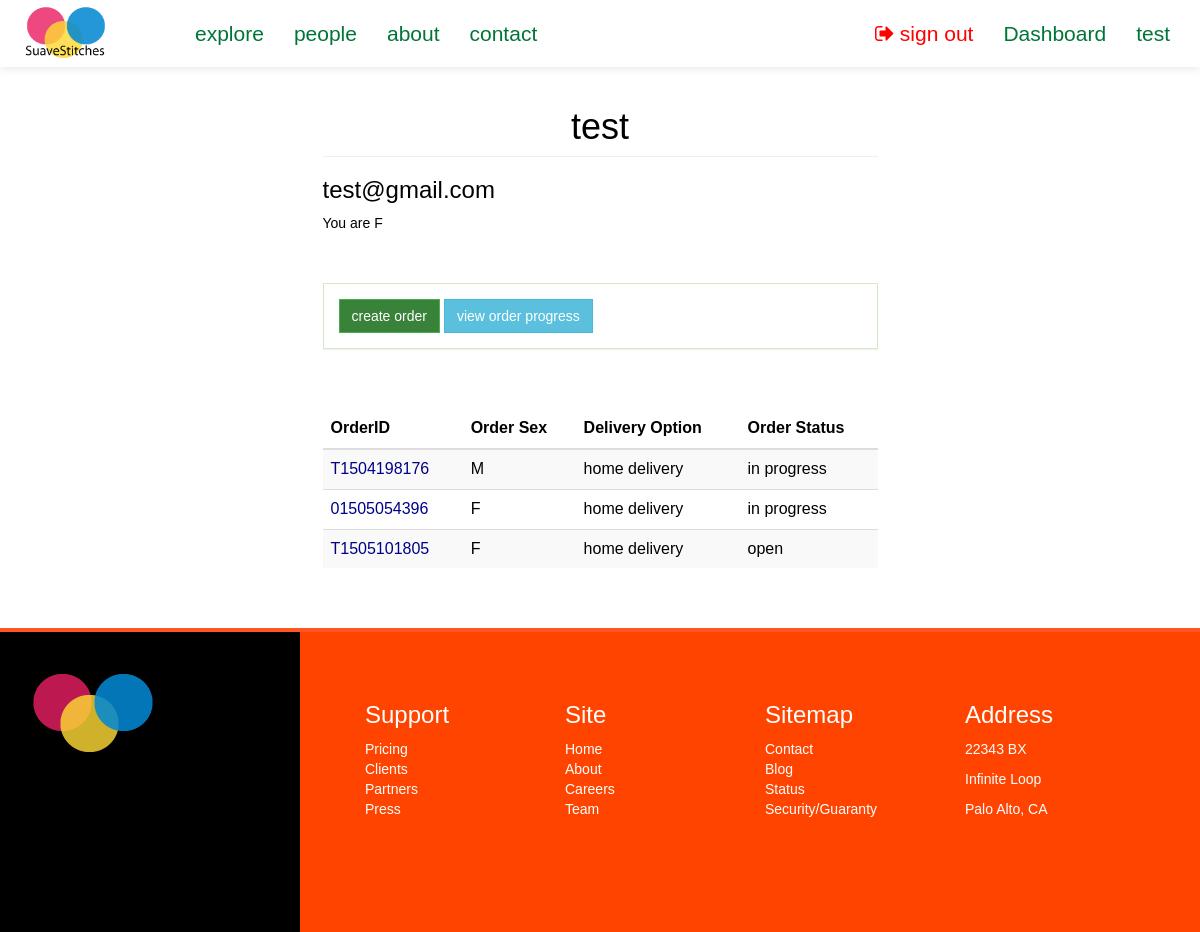
The page /suave/dashboard/ (signed in) on the database as committed earlier.
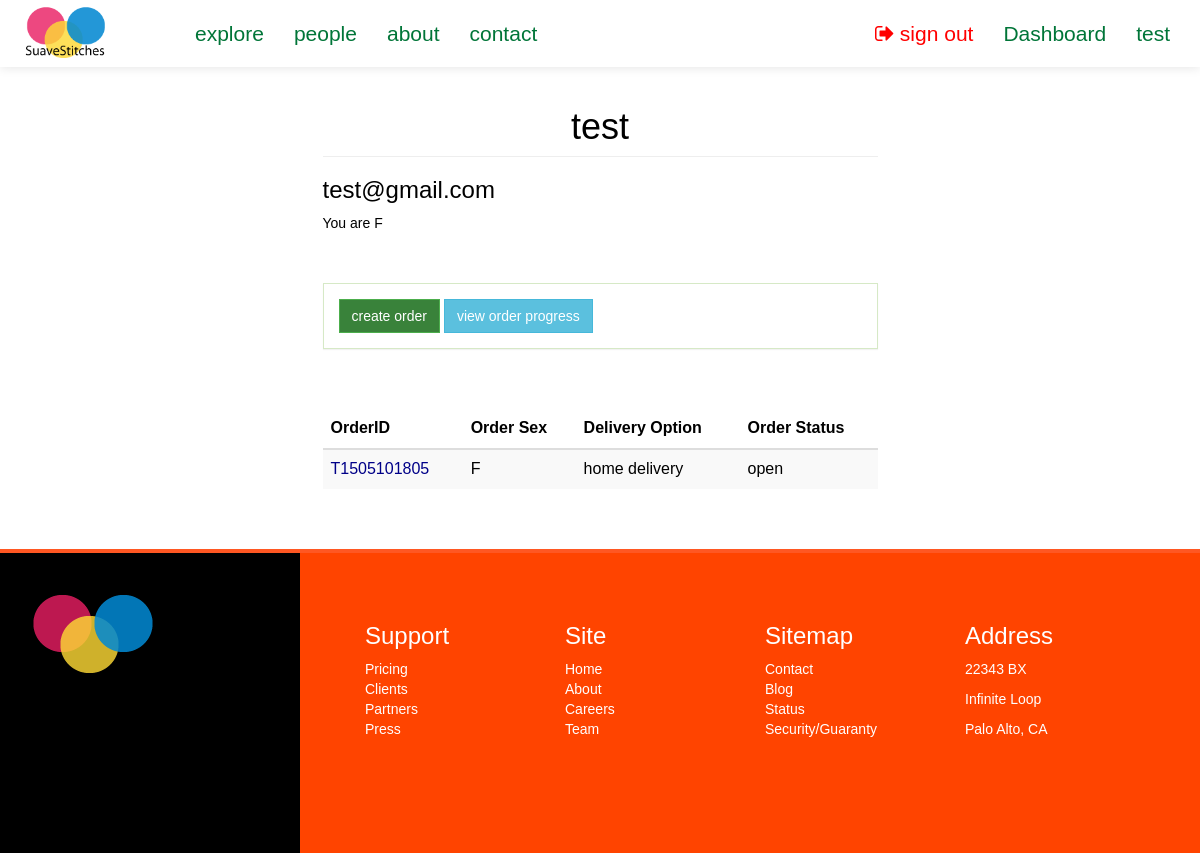
The same page on the database as committed later.
### suave/models.py (models this page shows, shortened)
class Client(models.Model):
	FEMALE = 'F'
	MALE = 'M'
	SEX_CHOICE = (
		(FEMALE, 'F'),
		(MALE, 'M'),
	)
	user = models.OneToOneField(User)
	address = models.CharField(max_length=200, null=True)
	preference = models.CharField(max_length=40)
	sex = models.CharField(max_length=2, choices=SEX_CHOICE, default=" ")

class Order(models.Model):
	client = models.ForeignKey(Client, null=True)
	sizetable = models.ForeignKey(SizeTable, null=True)
	tailor = models.ForeignKey(Tailor, null=True)
	fabric = models.CharField(max_length=50, null=True)
	style = models.CharField(max_length=100, null=True)
	main_order_id = models.CharField(max_length=15, null=True)
	details = models.CharField(max_length=250, null=True) #*
	delivery_option = models.CharField(max_length=100, null=True)
	service_option = models.CharField(max_length=100, null=True)
	sex = models.CharField(max_length=2, default=' ')
	status = models.CharField(max_length=20, default='OPEN') #*
	cost = models.IntegerField(default=0000)
	date = models.DateField(auto_now_add=True)
	soft_delete = models.BooleanField(default=False)

### suave/views.py (the view)
@login_required
def client_dashboard(request):
	context = {}
	context['title'] = 'SuaveStitches Nigeria'
	if request.session['new_user_check'] == 1:
		context['new_user_check'] = True
		request.session['new_user_check'] = 2
	context['orders'] = Order.objects.filter(client=Client.objects.get(user=request.user))
	return render(request, 'i/client/dashboard.html', context)

### templates/i/client/dashboard.html (shortened to what this page needs)
{% extends "i/layout/base.html" %}
{% block main_section %}
	<div class="col-lg-6 col-lg-offset-3">
		<h1 class="page-header">{{ user.username }}</h1>
		<h3>{{ user.email }}</h3>
		<p>You are {{ user.client.sex }}</p>
		<br><br>
		<div class="dashboard-button-panel panel panel-body panel-success">
			<a href="{% url 'suave:create_order' %}" class="btn btn-success">create order</a>
			<a href="" class="btn btn-info">view order progress</a>
		</div>
		<br><br>
		{% if orders %}
			<table class="table table-striped table-hover">
				<thead>
					<tr>
						<th>OrderID</th>
						<th>Order Sex</th>
						<th>Delivery Option</th>
						<th>Order Status</th>
					</tr>
				</thead>
				<tbody>
					{% for order in orders %}
					<tr>
						<td style="color:#008"><span>{{ order.main_order_id }}</span></td>
						<td>{{ order.sex }}</td>
						<td>{{ order.delivery_option|lower }}</td>
						<td>{{ order.status|lower }}</td>
					</tr>
					{% endfor %}
				</tbody>
			</table>
		{% endif %}
		<br><br>
	</div>
{% endblock %}

### templates/i/layout/base.html (shortened to what this page needs)
<html>
	<head>
		{% load staticfiles %}
		<link rel="stylesheet" type="text/css" href="{% static 'css/style.css' %}">
		<link rel="stylesheet" type="text/css" href="{% static 'fonts/font-awesome/css/font-awesome.min.css' %}">
	</head>
	{% if tailorPage %}
	<body class="tailorPage-color">
	{% else %}
	<body>
	{% endif %}
	{% if tailorPage %}
		<nav class="navbar navbar-default" role="navigation" style="background:#FBE9E7">
	{% else %}
		<nav class="navbar navbar-default" role="navigation">
	{% endif %}
			<div class="container">
				<div class="row">
					<div class="navbar-header">
						<div id="header">
							<a class="navbar-brand" href="/suave">
								<img src="{% static 'img/my_logo_1.png' %}">
							</a>
						</div>
					</div>
					<div class="collapse navbar-collapse navbar-ex1-collapse">
						<ul class="nav navbar-nav navbar-left">
							<li class=""><a href style="background:#">explore</a></li>
							<li class=""><a href="{% url 'suave:tailor_home' %}">people</a></li>
							<li class=""><a >about</a></li>
							<li class=""><a >contact</a></li>
						</ul>
						<ul class="nav navbar-nav navbar-right">
							{% if user.is_authenticated %}
							<li><a href="{% url 'suave:signout' %}" style="color:#f00"><span class="fa fa-sign-out">&nbsp;</span>sign out</a></li>
								{% if user.tailor.rate %}
									<li><a href="{% url 'suave:tailor_dashboard' %}" class="">Dashboard</a></li>
								{% else %}
									<li><a href="{% url 'suave:client_dashboard' %}" class="">Dashboard</a></li>
								{% endif %}
							<li><a class="">{{user}}</a></li>
							{% else %}
							<li><a role="button" class="" data-toggle="modal" data-target=".bs-example-modal-sm">sign in</a></li>
							{% endif %}
						</ul>
					</div>
				</div>
			</div>
		</nav>
		<div class="container">
			<div class="row">
					{% block main_section %}
					{% endblock %}
			</div>
		</div>
		<div class="footer">
			<div class="col-lg-3 footer-left">
			<br><br>
				<img src="{% static 'img/my_logo.png' %}">
			</div>
			<div class="col-lg-9 footer-right">
				<ul class="col-sm-3">
					<li><h3>Support</h3></li>
					<li>Pricing</li>
					<li>Clients</li>
					<li>Partners</li>
					<li>Press</li>
				</ul>
				<ul class="col-sm-3">
					<li><h3>Site</h3></li>
					<li>Home</li>
					<li>About</li>
					<li>Careers</li>
					<li>Team</li>
				</ul>
				<ul class="col-sm-3">
					<li><h3>Sitemap</h3></li>
					<li>Contact</li>
					<li>Blog</li>
					<li>Status</li>
					<li>Security/Guaranty</li>
				</ul>
				<div class="col-sm-3">
					<h3>Address</h3>
					<p>22343 BX</p>
					<p>Infinite Loop</p>
					<p>Palo Alto, CA</p>
				</div>
			</div>
		</div>
	</body>
</html>

### static/css/style.css (style rules this page uses)
a { text-decoration: none; }
#header img { width: 65%; }
.navbar { background-repeat: no-repeat; border-bottom: 1px solid #178ACC; box-shadow: 0px 1px 10px rgba(0, 0, 0, 0.1); border-radius: 0px; margin-bottom: 0px; }
.navbar-default { background: #fff; border-color: #fff; }
.navbar-default .navbar-brand, .navbar-default .navbar-brand:hover, .navbar-default .navbar-brand:focus, .navbar-default .navbar-nav > li > a { color: #007538; font-size: 1.5em; }
.navbar-default .navbar-nav > li > a { line-height: 35px; }
.footer { min-height: 300px; background: #f2f2f2; border-top: 4px #FF5722 solid; }
.footer-left { min-height: 300px; background: #1565C0; background: #000; }
.footer-right { padding: 50px; background: #FF5722; background: #f40; color: #fff; min-height: 300px; }
.footer-right li { list-style: none; }
img { max-width: 100%; }
#header { margin: -10px auto auto auto; }
*:not(span) { -webkit-border-radius: 0 !important; -moz-border-radius: 0 !important; -ms-border-radius: 0 !important; border-radius: 0 !important; }
li { list-style: none; }
.page-header { text-align: center; overflow: hidden; }
body { color: #000; font-family: weblysleek, arial; }

Rows that differ between the two databases and show on the page:
removed Order: main_order_id "T1504198176", sex "M", delivery_option "home delivery", status "in progress"
removed Order: main_order_id "01505054396", sex "F", delivery_option "home delivery", status "in progress"
